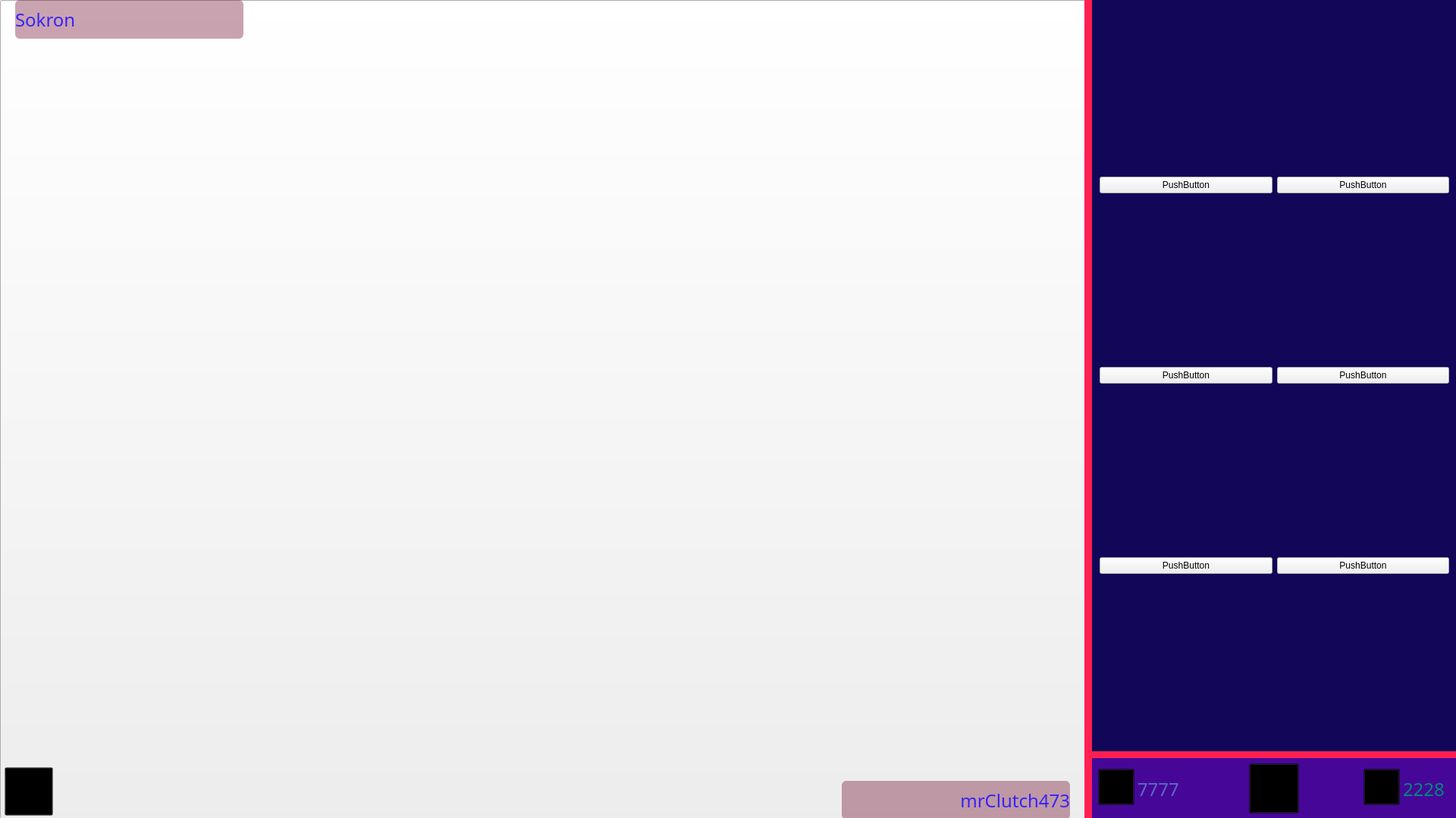
<?xml version="1.0" encoding="UTF-8"?>
<ui version="4.0">
 <class>MainWindow</class>
 <widget class="QMainWindow" name="MainWindow">
  <property name="geometry">
   <rect>
    <x>0</x>
    <y>0</y>
    <width>1920</width>
    <height>1079</height>
   </rect>
  </property>
  <property name="windowTitle">
   <string>MainWindow</string>
  </property>
  <widget class="QWidget" name="centralwidget">
   <widget class="QPushButton" name="pushButton">
    <property name="geometry">
     <rect>
      <x>0</x>
      <y>0</y>
      <width>1920</width>
      <height>1080</height>
     </rect>
    </property>
    <property name="layoutDirection">
     <enum>Qt::RightToLeft</enum>
    </property>
    <property name="text">
     <string/>
    </property>
    <property name="icon">
     <iconset>
      <normaloff>FonKomp.png</normaloff>FonKomp.png</iconset>
    </property>
    <property name="iconSize">
     <size>
      <width>1920</width>
      <height>1080</height>
     </size>
    </property>
   </widget>
   <widget class="QLabel" name="label">
    <property name="geometry">
     <rect>
      <x>1440</x>
      <y>0</y>
      <width>480</width>
      <height>991</height>
     </rect>
    </property>
    <property name="styleSheet">
     <string notr="true">background-color: rgb(51, 0, 77);</string>
    </property>
    <property name="text">
     <string/>
    </property>
   </widget>
   <widget class="QLabel" name="label_2">
    <property name="geometry">
     <rect>
      <x>1440</x>
      <y>990</y>
      <width>481</width>
      <height>10</height>
     </rect>
    </property>
    <property name="styleSheet">
     <string notr="true">background-color: rgb(255, 32, 81);</string>
    </property>
    <property name="frameShape">
     <enum>QFrame::NoFrame</enum>
    </property>
    <property name="text">
     <string/>
    </property>
   </widget>
   <widget class="QWidget" name="gridLayoutWidget">
    <property name="geometry">
     <rect>
      <x>1450</x>
      <y>10</y>
      <width>461</width>
      <height>971</height>
     </rect>
    </property>
    <layout class="QGridLayout" name="gridLayout">
     <item row="0" column="0">
      <widget class="QPushButton" name="pushButton_4">
       <property name="minimumSize">
        <size>
         <width>100</width>
         <height>225</height>
        </size>
       </property>
       <property name="styleSheet">
        <string notr="true">background-color: transparent;</string>
       </property>
       <property name="text">
        <string/>
       </property>
       <property name="icon">
        <iconset>
         <normaloff>Kart1.png</normaloff>Kart1.png</iconset>
       </property>
       <property name="iconSize">
        <size>
         <width>149</width>
         <height>225</height>
        </size>
       </property>
      </widget>
     </item>
     <item row="0" column="1">
      <widget class="QPushButton" name="pushButton_5">
       <property name="minimumSize">
        <size>
         <width>100</width>
         <height>225</height>
        </size>
       </property>
       <property name="styleSheet">
        <string notr="true">background-color: transparent;</string>
       </property>
       <property name="text">
        <string/>
       </property>
       <property name="icon">
        <iconset>
         <normaloff>Kart2.png</normaloff>Kart2.png</iconset>
       </property>
       <property name="iconSize">
        <size>
         <width>149</width>
         <height>225</height>
        </size>
       </property>
      </widget>
     </item>
     <item row="0" column="2">
      <widget class="QPushButton" name="pushButton_6">
       <property name="minimumSize">
        <size>
         <width>100</width>
         <height>225</height>
        </size>
       </property>
       <property name="styleSheet">
        <string notr="true">background-color: transparent;</string>
       </property>
       <property name="text">
        <string/>
       </property>
       <property name="icon">
        <iconset>
         <normaloff>Kart3.png</normaloff>Kart3.png</iconset>
       </property>
       <property name="iconSize">
        <size>
         <width>149</width>
         <height>225</height>
        </size>
       </property>
      </widget>
     </item>
     <item row="1" column="0">
      <widget class="QPushButton" name="pushButton_16">
       <property name="minimumSize">
        <size>
         <width>100</width>
         <height>225</height>
        </size>
       </property>
       <property name="styleSheet">
        <string notr="true">background-color: transparent;</string>
       </property>
       <property name="text">
        <string/>
       </property>
       <property name="icon">
        <iconset>
         <normaloff>Kart4.png</normaloff>Kart4.png</iconset>
       </property>
       <property name="iconSize">
        <size>
         <width>149</width>
         <height>225</height>
        </size>
       </property>
      </widget>
     </item>
     <item row="1" column="1">
      <widget class="QPushButton" name="pushButton_7">
       <property name="minimumSize">
        <size>
         <width>100</width>
         <height>225</height>
        </size>
       </property>
       <property name="styleSheet">
        <string notr="true">background-color: transparent;</string>
       </property>
       <property name="text">
        <string/>
       </property>
       <property name="icon">
        <iconset>
         <normaloff>Kart5.png</normaloff>Kart5.png</iconset>
       </property>
       <property name="iconSize">
        <size>
         <width>149</width>
         <height>225</height>
        </size>
       </property>
      </widget>
     </item>
     <item row="2" column="0">
      <widget class="QPushButton" name="pushButton_8">
       <property name="minimumSize">
        <size>
         <width>100</width>
         <height>225</height>
        </size>
       </property>
       <property name="styleSheet">
        <string notr="true">background-color: transparent;</string>
       </property>
       <property name="text">
        <string/>
       </property>
       <property name="icon">
        <iconset>
         <normaloff>Kart7.png</normaloff>Kart7.png</iconset>
       </property>
       <property name="iconSize">
        <size>
         <width>149</width>
         <height>225</height>
        </size>
       </property>
      </widget>
     </item>
     <item row="2" column="1">
      <widget class="QPushButton" name="pushButton_10">
       <property name="minimumSize">
        <size>
         <width>100</width>
         <height>225</height>
        </size>
       </property>
       <property name="styleSheet">
        <string notr="true">background-color: transparent;</string>
       </property>
       <property name="text">
        <string/>
       </property>
       <property name="icon">
        <iconset>
         <normaloff>Kart8.png</normaloff>Kart8.png</iconset>
       </property>
       <property name="iconSize">
        <size>
         <width>149</width>
         <height>225</height>
        </size>
       </property>
      </widget>
     </item>
     <item row="3" column="0">
      <widget class="QPushButton" name="pushButton_11">
       <property name="minimumSize">
        <size>
         <width>100</width>
         <height>225</height>
        </size>
       </property>
       <property name="styleSheet">
        <string notr="true">background-color: transparent;</string>
       </property>
       <property name="text">
        <string/>
       </property>
       <property name="icon">
        <iconset>
         <normaloff>Kart10.png</normaloff>Kart10.png</iconset>
       </property>
       <property name="iconSize">
        <size>
         <width>149</width>
         <height>225</height>
        </size>
       </property>
      </widget>
     </item>
     <item row="3" column="1">
      <widget class="QPushButton" name="pushButton_13">
       <property name="minimumSize">
        <size>
         <width>100</width>
         <height>225</height>
        </size>
       </property>
       <property name="styleSheet">
        <string notr="true">background-color: transparent;</string>
       </property>
       <property name="text">
        <string/>
       </property>
       <property name="icon">
        <iconset>
         <normaloff>Kart11.png</normaloff>Kart11.png</iconset>
       </property>
       <property name="iconSize">
        <size>
         <width>149</width>
         <height>225</height>
        </size>
       </property>
      </widget>
     </item>
     <item row="3" column="2">
      <widget class="QPushButton" name="pushButton_14">
       <property name="minimumSize">
        <size>
         <width>100</width>
         <height>225</height>
        </size>
       </property>
       <property name="styleSheet">
        <string notr="true">background-color: transparent;</string>
       </property>
       <property name="text">
        <string/>
       </property>
       <property name="icon">
        <iconset>
         <normaloff>Kart12.png</normaloff>Kart12.png</iconset>
       </property>
       <property name="iconSize">
        <size>
         <width>149</width>
         <height>225</height>
        </size>
       </property>
      </widget>
     </item>
     <item row="2" column="2">
      <widget class="QPushButton" name="pushButton_12">
       <property name="minimumSize">
        <size>
         <width>100</width>
         <height>225</height>
        </size>
       </property>
       <property name="styleSheet">
        <string notr="true">background-color: transparent;</string>
       </property>
       <property name="text">
        <string/>
       </property>
       <property name="icon">
        <iconset>
         <normaloff>Kart9.png</normaloff>Kart9.png</iconset>
       </property>
       <property name="iconSize">
        <size>
         <width>149</width>
         <height>225</height>
        </size>
       </property>
      </widget>
     </item>
     <item row="1" column="2">
      <widget class="QPushButton" name="pushButton_9">
       <property name="minimumSize">
        <size>
         <width>100</width>
         <height>225</height>
        </size>
       </property>
       <property name="styleSheet">
        <string notr="true">background-color: transparent;</string>
       </property>
       <property name="text">
        <string/>
       </property>
       <property name="icon">
        <iconset>
         <normaloff>Kart6.png</normaloff>Kart6.png</iconset>
       </property>
       <property name="iconSize">
        <size>
         <width>149</width>
         <height>225</height>
        </size>
       </property>
      </widget>
     </item>
    </layout>
   </widget>
   <widget class="QLabel" name="label_5">
    <property name="geometry">
     <rect>
      <x>1439</x>
      <y>1000</y>
      <width>481</width>
      <height>81</height>
     </rect>
    </property>
    <property name="styleSheet">
     <string notr="true">
background-color: rgb(70, 7, 153);</string>
    </property>
    <property name="text">
     <string/>
    </property>
   </widget>
   <widget class="QLabel" name="label_6">
    <property name="geometry">
     <rect>
      <x>1430</x>
      <y>0</y>
      <width>10</width>
      <height>1081</height>
     </rect>
    </property>
    <property name="styleSheet">
     <string notr="true">background-color: rgb(255, 32, 81);</string>
    </property>
    <property name="frameShape">
     <enum>QFrame::NoFrame</enum>
    </property>
    <property name="text">
     <string/>
    </property>
   </widget>
   <widget class="QLabel" name="label_3">
    <property name="geometry">
     <rect>
      <x>1500</x>
      <y>1020</y>
      <width>61</width>
      <height>41</height>
     </rect>
    </property>
    <property name="font">
     <font>
      <family>OCR A Extended</family>
      <pointsize>18</pointsize>
     </font>
    </property>
    <property name="styleSheet">
     <string notr="true">color: rgb(92, 107, 192);</string>
    </property>
    <property name="text">
     <string>7777</string>
    </property>
   </widget>
   <widget class="QPushButton" name="pushButton_2">
    <property name="geometry">
     <rect>
      <x>1448</x>
      <y>1014</y>
      <width>48</width>
      <height>48</height>
     </rect>
    </property>
    <property name="styleSheet">
     <string notr="true">background-color: transparent;</string>
    </property>
    <property name="text">
     <string/>
    </property>
    <property name="icon">
     <iconset>
      <normaloff>kompManOsn.png</normaloff>kompManOsn.png</iconset>
    </property>
    <property name="iconSize">
     <size>
      <width>48</width>
      <height>48</height>
     </size>
    </property>
   </widget>
   <widget class="QPushButton" name="pushButton_3">
    <property name="geometry">
     <rect>
      <x>1798</x>
      <y>1014</y>
      <width>48</width>
      <height>48</height>
     </rect>
    </property>
    <property name="styleSheet">
     <string notr="true">background-color: transparent;</string>
    </property>
    <property name="text">
     <string/>
    </property>
    <property name="icon">
     <iconset>
      <normaloff>KonpManVtor.png</normaloff>KonpManVtor.png</iconset>
    </property>
    <property name="iconSize">
     <size>
      <width>48</width>
      <height>48</height>
     </size>
    </property>
   </widget>
   <widget class="QLabel" name="label_4">
    <property name="geometry">
     <rect>
      <x>1850</x>
      <y>1020</y>
      <width>61</width>
      <height>41</height>
     </rect>
    </property>
    <property name="font">
     <font>
      <family>OCR A Extended</family>
      <pointsize>18</pointsize>
     </font>
    </property>
    <property name="styleSheet">
     <string notr="true">color: rgb(0, 137, 123);</string>
    </property>
    <property name="text">
     <string>2228</string>
    </property>
   </widget>
   <widget class="QPushButton" name="pushButton_15">
    <property name="geometry">
     <rect>
      <x>1647</x>
      <y>1007</y>
      <width>66</width>
      <height>66</height>
     </rect>
    </property>
    <property name="styleSheet">
     <string notr="true">background-color: transparent;</string>
    </property>
    <property name="text">
     <string/>
    </property>
    <property name="icon">
     <iconset>
      <normaloff>KompObnPlan.png</normaloff>KompObnPlan.png</iconset>
    </property>
    <property name="iconSize">
     <size>
      <width>66</width>
      <height>66</height>
     </size>
    </property>
   </widget>
   <widget class="QLabel" name="label_7">
    <property name="geometry">
     <rect>
      <x>1440</x>
      <y>0</y>
      <width>480</width>
      <height>991</height>
     </rect>
    </property>
    <property name="styleSheet">
     <string notr="true">background-color: rgb(17, 6, 88);</string>
    </property>
    <property name="text">
     <string/>
    </property>
   </widget>
   <widget class="QWidget" name="gridLayoutWidget_2">
    <property name="geometry">
     <rect>
      <x>1450</x>
      <y>10</y>
      <width>461</width>
      <height>971</height>
     </rect>
    </property>
    <layout class="QGridLayout" name="gridLayout_2">
     <item row="0" column="1">
      <widget class="QPushButton" name="pushButton_18">
       <property name="text">
        <string>PushButton</string>
       </property>
      </widget>
     </item>
     <item row="0" column="0">
      <widget class="QPushButton" name="pushButton_17">
       <property name="text">
        <string>PushButton</string>
       </property>
      </widget>
     </item>
     <item row="1" column="1">
      <widget class="QPushButton" name="pushButton_19">
       <property name="text">
        <string>PushButton</string>
       </property>
      </widget>
     </item>
     <item row="1" column="0">
      <widget class="QPushButton" name="pushButton_20">
       <property name="text">
        <string>PushButton</string>
       </property>
      </widget>
     </item>
     <item row="2" column="0">
      <widget class="QPushButton" name="pushButton_21">
       <property name="text">
        <string>PushButton</string>
       </property>
      </widget>
     </item>
     <item row="2" column="1">
      <widget class="QPushButton" name="pushButton_22">
       <property name="text">
        <string>PushButton</string>
       </property>
      </widget>
     </item>
    </layout>
   </widget>
   <widget class="QLabel" name="label_8">
    <property name="geometry">
     <rect>
      <x>20</x>
      <y>0</y>
      <width>301</width>
      <height>51</height>
     </rect>
    </property>
    <property name="font">
     <font>
      <family>OCR A Extended</family>
      <pointsize>18</pointsize>
     </font>
    </property>
    <property name="styleSheet">
     <string notr="true">background-color: rgb(121, 21, 55, 100);
color: rgb(55, 36, 243);
border-radius: 6px;</string>
    </property>
    <property name="text">
     <string>Sokron</string>
    </property>
   </widget>
   <widget class="QLabel" name="label_9">
    <property name="geometry">
     <rect>
      <x>1110</x>
      <y>1030</y>
      <width>301</width>
      <height>51</height>
     </rect>
    </property>
    <property name="font">
     <font>
      <family>OCR A Extended</family>
      <pointsize>18</pointsize>
     </font>
    </property>
    <property name="layoutDirection">
     <enum>Qt::LeftToRight</enum>
    </property>
    <property name="styleSheet">
     <string notr="true">background-color: rgb(121, 21, 55, 100);
color: rgb(55, 36, 243);
border-radius: 6px;</string>
    </property>
    <property name="text">
     <string>mrClutch473</string>
    </property>
    <property name="alignment">
     <set>Qt::AlignRight|Qt::AlignTrailing|Qt::AlignVCenter</set>
    </property>
   </widget>
   <widget class="QPushButton" name="pushButton_23">
    <property name="geometry">
     <rect>
      <x>6</x>
      <y>1012</y>
      <width>64</width>
      <height>64</height>
     </rect>
    </property>
    <property name="styleSheet">
     <string notr="true">background-color: transparent;</string>
    </property>
    <property name="text">
     <string/>
    </property>
    <property name="icon">
     <iconset>
      <normaloff>KompNastrIc.png</normaloff>KompNastrIc.png</iconset>
    </property>
    <property name="iconSize">
     <size>
      <width>64</width>
      <height>64</height>
     </size>
    </property>
   </widget>
  </widget>
 </widget>
 <resources/>
 <connections/>
</ui>
